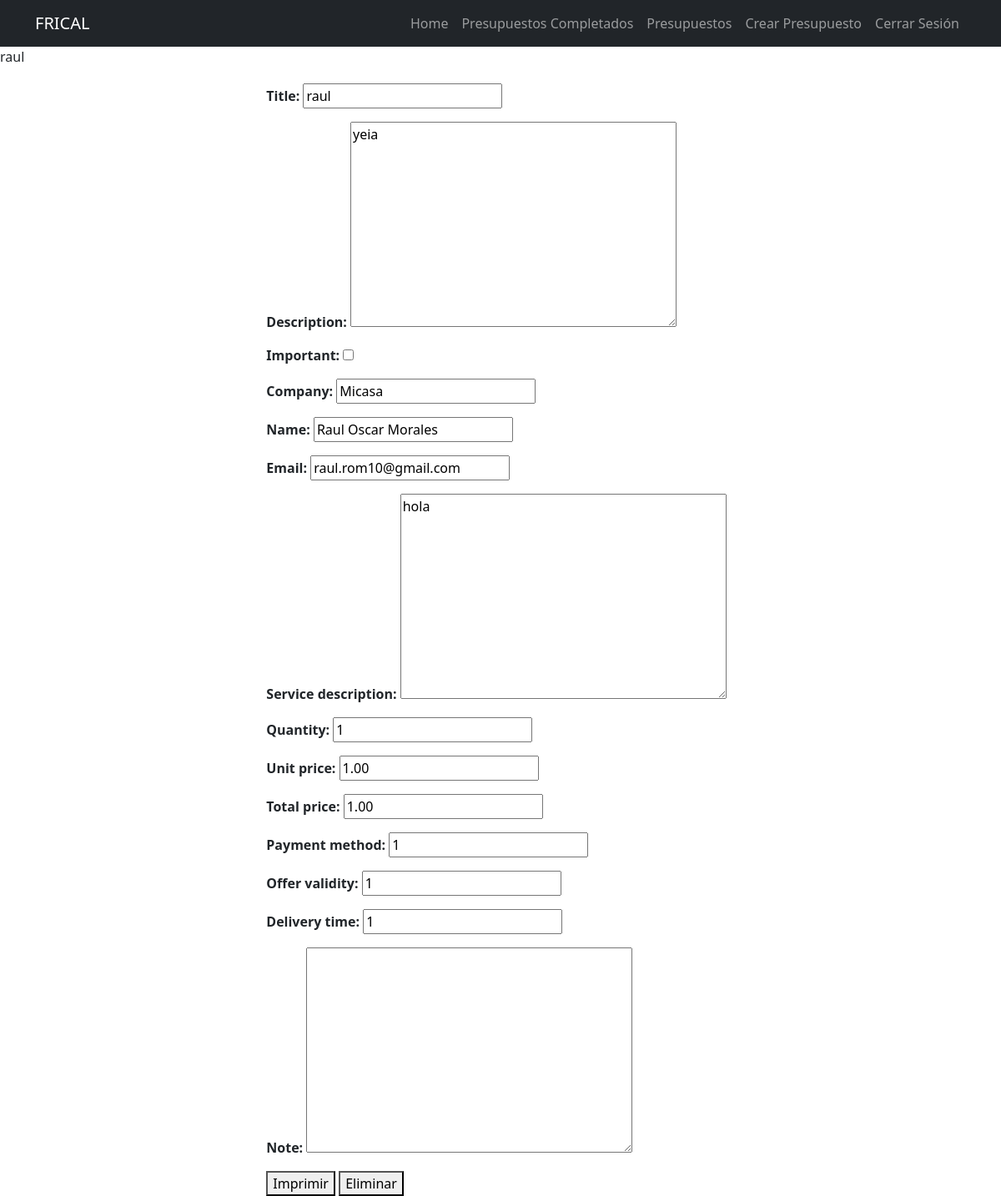
The app's page /tasks_completed/2 (signed in) with its own data.
### tasks/models.py (models this page shows, shortened)
class Budget(models.Model):
    title = models.CharField(max_length=200)
    description = models.TextField(max_length=1000)
    created = models.DateTimeField(auto_now_add=True)
    datecompleted = models.DateTimeField(null=True, blank=True)
    important = models.BooleanField(default=False)
    user = models.ForeignKey(User, on_delete=models.CASCADE)
    company = models.CharField(max_length=200)
    name = models.CharField(max_length=200)
    email = models.EmailField()
    service_description = models.TextField(max_length=1000)
    quantity = models.PositiveIntegerField()
    unit_price = models.DecimalField(max_digits=10, decimal_places=2)
    payment_method = models.CharField(max_length=200)
    offer_validity = models.CharField(max_length=200)
    delivery_time = models.CharField(max_length=200)
    note = models.TextField(blank=True)
    total_price = models.DecimalField(max_digits=10, decimal_places=2)

### tasks/views.py (the view, shortened to what this page needs)
# urls.py: path('tasks_completed/<int:task_id>', views.task_detail2, name='task_detail'),
@login_required
def task_detail2(request, task_id):
    if request.method == 'GET':
        task = get_object_or_404(Budget, pk=task_id, user=request.user)
        form = BudgetForm(instance=task)
        return render(request, 'task_detail2.html', {'task': task, 'form': form})

### tasks/forms.py
class BudgetForm(ModelForm):
    class Meta:
        model = Budget
        fields = ['title', 'description', 'important', 'company', 'name', 'email', 'service_description', 'quantity', 'unit_price', 'total_price', 'payment_method', 'offer_validity', 'delivery_time', 'note']

### tasks/templates/task_detail2.html (shortened to what this page needs)
{% extends 'base.html' %}
{% block content %}
{{ task.title }}
<div class="buttons">
  <form method="POST">
    {{ form.as_p }}
    <button type="button" id="print_button">Imprimir</button>
    <button type="submit" formaction="{% url 'delete_task' task.id %}">Eliminar</button>
  </form>
</div>
{% endblock %}

### tasks/templates/base.html (shortened to what this page needs)
<!DOCTYPE html>
<html lang="en">
  <head>
    <link rel="stylesheet" href="https://cdn.jsdelivr.net/npm/bootstrap@5.2.0/dist/css/bootstrap.min.css">
  </head>
  <body>
    {% include '_navbar.html' %}
    {% block content %}
    {% endblock %}
  </body>
</html>

### tasks/templates/_navbar.html (shortened to what this page needs)
<nav class="navbar navbar-expand-lg navbar-dark bg-dark">
  <div class="container">
    <a class="navbar-brand" href="/">FRICAL</a>
    <div class="collapse navbar-collapse" id="navbarNav">
      <ul class="navbar-nav ms-auto">
        <li class="nav-item">
          <a href="/" class="nav-link">Home</a>
        </li>
        {% if user.is_authenticated %}
        <li class="nav-item">
          <a href="{% url 'tasks_completed' %}" class="nav-link">Presupuestos Completados</a>
        </li>
        <li class="nav-item">
          <a href="{% url 'tasks' %}" class="nav-link">Presupuestos</a>
        </li>
        <li class="nav-item">
          <a href="{% url 'create_task' %}" class="nav-link">Crear Presupuesto</a>
        </li>
        <li class="nav-item">
          <a class="nav-link" href="/logout">Cerrar Sesión</a>
        </li>
        {% endif %}
      </ul>
    </div>
  </div>
</nav>

### tasks/templates/task_detail2.html (style rules this page uses)
.buttons { display: flex; justify-content: center; margin-top: 20px; }
.buttons form:not(:last-child) { margin-right: 10px; }
form p { font-weight: bold; }

### records on screen
Budget: title "raul", description "yeia", company "Micasa", name "Raul Oscar Morales", email "raul.rom10@gmail.com", service_description "hola", quantity "1", unit_price "1.00", total_price "1.00", payment_method "1", offer_validity "1", delivery_time "1"
